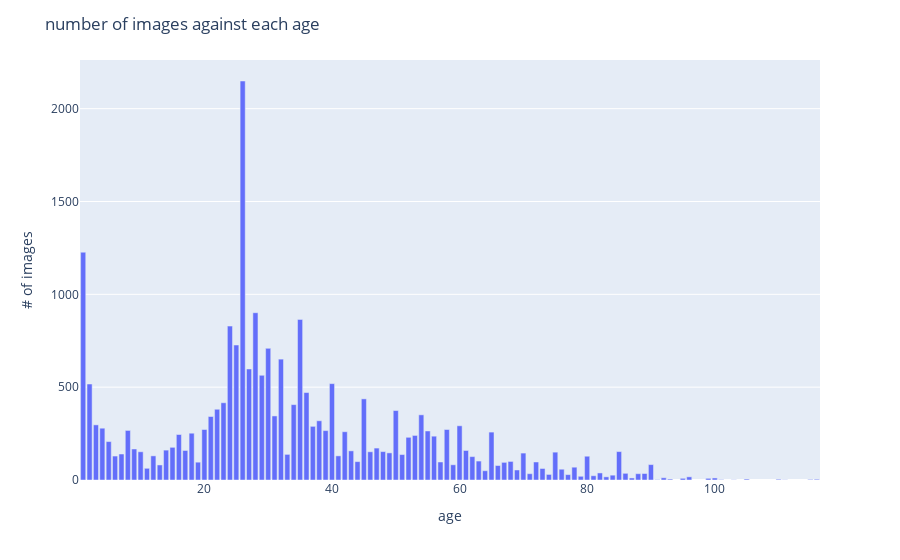

Notebook cell for this chart:
### Markdown cell above
### our image data is not even close to uniform distribution, this will cause some biases when we train our networks

### Code cell
"""
some visualization of our image data
"""


l_dict = Counter(model_prep.labels_str)
fig = px.bar(x = list(l_dict.keys()), y = list(l_dict.values()))
fig.update_layout(
    title="number of images against each age",
    xaxis_title="age",
    yaxis_title="# of images",
)

fig.show()

### Figure 1 — Plotly figure (JSON) as saved in the notebook; plotly's stock layout.template omitted (floating-point values rounded to 4 significant figures)
{"data": [{"alignmentgroup": "True", "hovertemplate": "x=%{x}<br>y=%{y}<extra></extra>", "legendgroup": "", "marker": {"color": "#636efa"}, "name": "", "offsetgroup": "", "orientation": "v", "showlegend": false, "textposition": "auto", "type": "bar", "x": ["13", "60", "73", "25", "26", "7", "1", "4", "30", "40", "11", "32", "48", "17", "47", "15", "75", "9", "22", "21", "16", "36", "19", "37", "28", "27", "68", "24", "35", "34", "85", "55", "8", "54", "23", "53", "3", "45", "29", "31", "90", "70", "58", "52", "62", "2", "82", "18", "46", "20", "38", "43", "49", "76", "64", "33", "41", "56", "5", "61", "65", "63", "10", "69", "14", "50", "57", "67", "59", "42", "44", "12", "51", "6", "39", "80", "89", "84", "66", "72", "74", "77", "92", "81", "86", "79", "78", "96", "88", "103", "100", "71", "87", "101", "83", "93", "99", "105", "95", "115", "110", "116", "91", "111"], "xaxis": "x", "y": [81, 292, 62, 727, 2149, 140, 1227, 279, 709, 519, 63, 651, 153, 159, 172, 176, 150, 167, 381, 342, 245, 471, 96, 289, 901, 598, 100, 829, 865, 406, 153, 264, 267, 351, 416, 240, 297, 437, 564, 345, 83, 145, 272, 230, 126, 517, 38, 252, 152, 272, 319, 157, 146, 58, 50, 138, 130, 236, 207, 159, 258, 102, 152, 54, 161, 374, 97, 95, 82, 260, 99, 130, 137, 129, 266, 128, 35, 26, 78, 97, 30, 29, 12, 23, 36, 20, 69, 17, 34, 1, 11, 34, 11, 2, 17, 5, 9, 5, 9, 3, 4, 4, 2, 1], "yaxis": "y"}], "layout": {"barmode": "relative", "legend": {"tracegroupgap": 0}, "margin": {"t": 60}, "title": {"text": "number of images against each age"}, "xaxis": {"anchor": "y", "domain": [0, 1], "title": {"text": "age"}}, "yaxis": {"anchor": "x", "domain": [0, 1], "title": {"text": "# of images"}}}}
